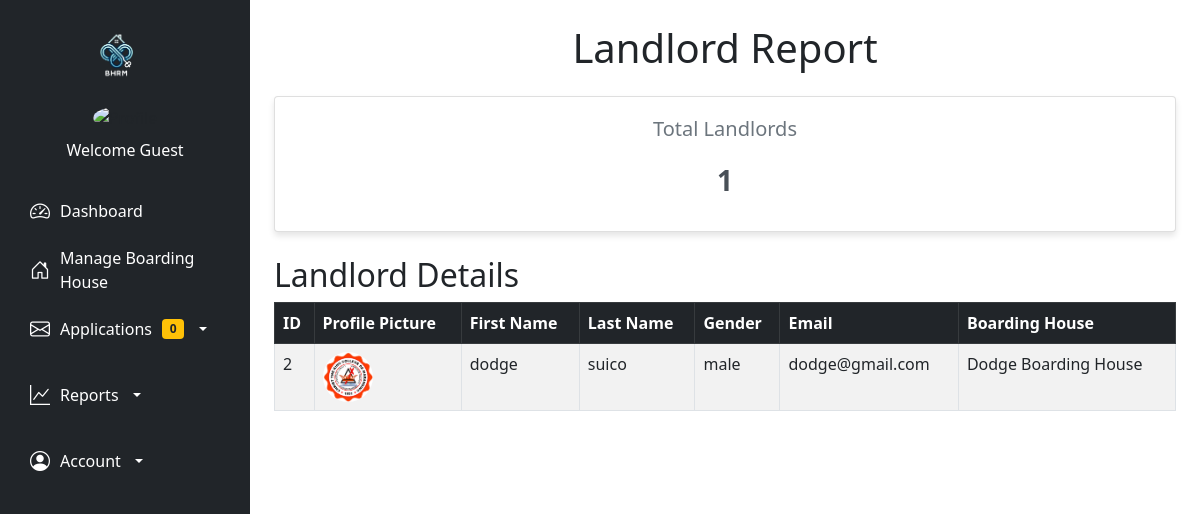
Screenshot of /reportslandlord.php with the database file from the repository.
### tables this page shows
CREATE TABLE `users` (
  `id` int(11) NOT NULL,
  `image` varchar(255) NOT NULL,
  `fname` varchar(50) NOT NULL,
  `lname` varchar(50) NOT NULL,
  `gender` varchar(255) NOT NULL,
  `uname` varchar(50) NOT NULL,
  `pass` varchar(50) NOT NULL,
  `role` varchar(50) NOT NULL,
  `hname` varchar(255) NOT NULL
);

### reportslandlord.php (the view, shortened to what this page needs)
<?php
include('php/connection.php');
$totalLandlordsQuery = "SELECT COUNT(*) AS total_landlords FROM users WHERE role = 'landlord'";
$totalLandlordsResult = mysqli_query($conn, $totalLandlordsQuery);
$totalLandlords = mysqli_fetch_assoc($totalLandlordsResult)['total_landlords'];
$landlordsQuery = "SELECT * FROM users WHERE role = 'landlord'";
$landlordsResult = mysqli_query($conn, $landlordsQuery);
?>
<!DOCTYPE html>
<html lang="en">
<head>
    <link href="https://cdn.jsdelivr.net/npm/bootstrap@5.3.0/dist/css/bootstrap.min.css" rel="stylesheet">
    <link rel="stylesheet" href="https://cdn.datatables.net/1.13.5/css/dataTables.bootstrap5.min.css">
</head>
<body>
    <?php include 'navadmin.php'; ?>
    <div class="container my-4">
        <h1 class="text-center mb-4">Landlord Report</h1>
        <div class="summary">
            <div class="card">
                <h3>Total Landlords</h3>
                <p><?php echo $totalLandlords; ?></p>
            </div>
        </div>
        <h2 class="mt-4">Landlord Details</h2>
        <div class="table-responsive">
            <table id="landlordTable" class="table table-striped table-bordered">
                <thead class="table-dark">
                    <tr>
                        <th>ID</th>
                        <th>Profile Picture</th>
                        <th>First Name</th>
                        <th>Last Name</th>
                        <th>Gender</th>
                        <th>Email</th>
                        <th>Boarding House</th>
                    </tr>
                </thead>
                <tbody>
                    <?php while ($landlord = mysqli_fetch_assoc($landlordsResult)) { ?>
                        <tr>
                            <td><?php echo $landlord['id']; ?></td>
                            <td>
                                <img src="/bhrm-main/<?php echo $landlord['image'] ?? 'default.png'; ?>"
                                     width="50"
                                     height="50"
                                     class="rounded-circle"
                                     alt="Profile Picture">
                            </td>
                            <td><?php echo $landlord['fname']; ?></td>
                            <td><?php echo $landlord['lname']; ?></td>
                            <td><?php echo $landlord['gender']; ?></td>
                            <td><?php echo $landlord['uname']; ?></td>
                            <td><?php echo $landlord['hname']; ?></td>
                        </tr>
                    <?php } ?>
                </tbody>
            </table>
        </div>
    </div>
</body>
</html>

### reportslandlord.php (style rules this page uses)
body { background-color: #f8f9fa; }
.summary { display: flex; flex-wrap: wrap; gap: 20px; margin: 20px 0; }
.card { background: #fff; border: none; border-radius: 10px; box-shadow: 0 4px 6px rgba(0, 0, 0, 0.1); padding: 20px; flex: 1 1 calc(33% - 20px); text-align: center; }
.card h3 { font-size: 1.25rem; color: #6c757d; }
.card p { font-size: 1.75rem; font-weight: bold; margin: 10px 0; color: #495057; }

### navadmin.php (style rules this page uses)
body { margin-left: 250px; transition: margin-left 0.3s ease; }

### rows the page displays
users: id "2", image (picture), fname "dodge", lname "suico", gender "male", uname "dodge@gmail.com", hname "Dodge Boarding House"

### other values shown
$fetch['fname'] "Guest"
$newReservations "0"
$totalLandlords "1"
